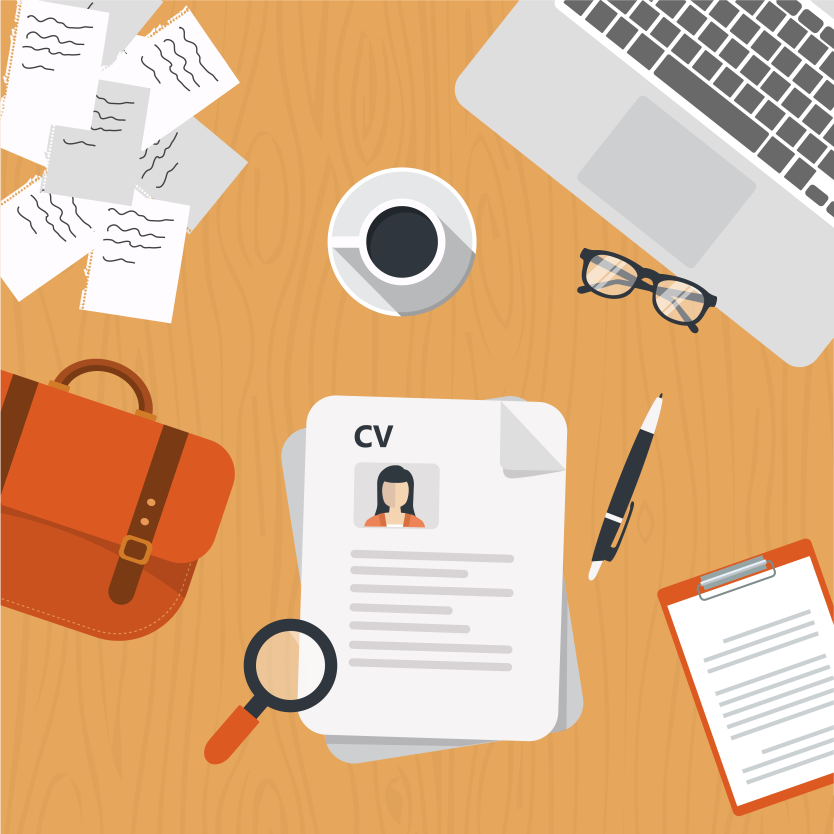
#> input picture original.jpg, 5004 x 5001 px (shown at 1/6 size)
$ jupyter execute hello.ipynb
#> lines starting #> are read from the running program, lines starting #| are printed output that depends on the picture; after the words box and inside, x2 and y2 are one past the last pixel; in counts of white or black regions, pixels touching at a corner belong together
# Image Processing using Python

[cell 1]
print("Getting started!")

## Getting Started with OpenCV

[cell 2]
import cv2
image=cv2.imread('original.jpg')
#> image is the input picture: shape (5001, 5004, 3); mean B, G, R 141.3, 180.8, 221.1

[cell 3]
#Reducing image size to let it fit into the screen properly
image = cv2.resize(image, (600,600))
#> image: shape (600, 600, 3)

#Displaying image
cv2.imshow('image', image)

#To close the image upon pressing 'q'
cv2.waitKey(0)
cv2.destroyAllWindows()

[cell 4]
#Converting RGB image to grayscale:
grey = cv2.cvtColor(image, cv2.COLOR_BGR2GRAY)
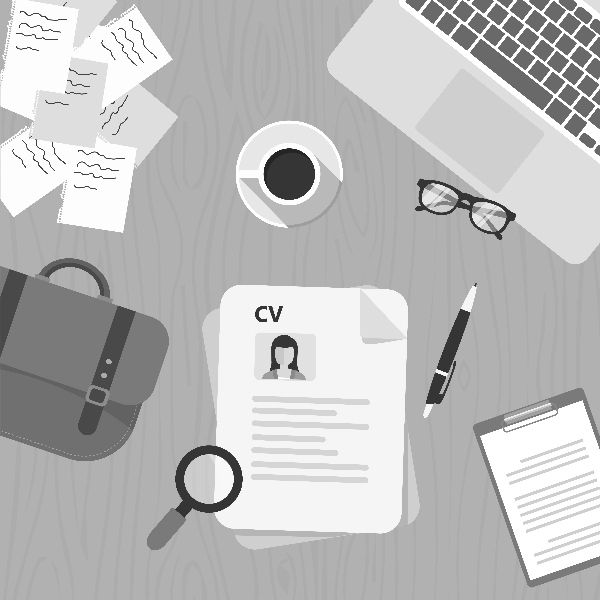
#> grey: shape (600, 600); min 36, max 255, mean 188.4

[cell 5]
#Writing greyscale image to disk:
cv2.imwrite('grey.jpg', grey)
#> Out = True

[cell 6]
#Converting RGB image to binary
# - first convert RGB To grey, pass it as first argument to threshold function
# - second argument gives threshold value
# - third argument specifies the value to which pixels having values above threshold should be converted
# - fourth gives the type of thresholding
ret, binary_img = cv2.threshold(grey,127,255,cv2.THRESH_BINARY)
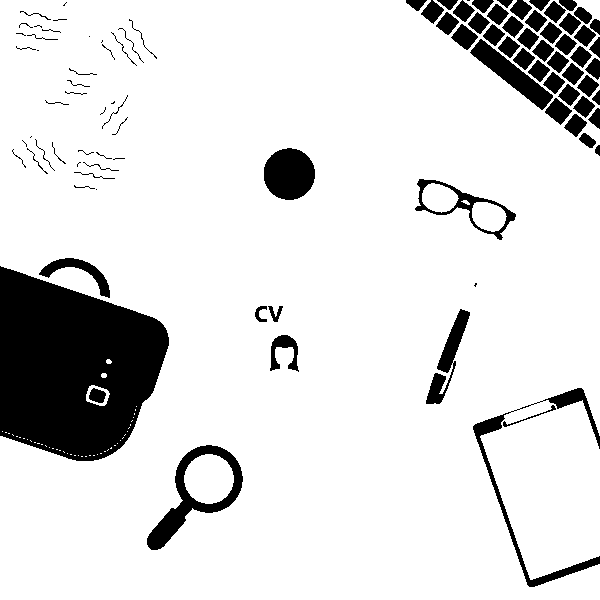
#> binary_img: shape (600, 600); 87% white; 96 black regions (19 under 20 px), largest, box (x1, y1, x2, y2) and area: (0, 266, 169, 461) 23664, (147, 445, 243, 550) 2591, (473, 388, 600, 587) 2231

#Displaying the new binary image:
cv2.imshow('binary', binary_img)
cv2.waitKey(0)
cv2.destroyAllWindows()

#Saving the binary image
cv2.imwrite('binary.jpg', binary_img)
#> Out = True

## Basics of thresholding

### Simple thresholding

[cell 7]
import cv2
import numpy as np
import matplotlib.pyplot as plt

# Using a shadowed image to study the difference in various thresholding methods:
img = cv2.imread('shadowed.jpeg')
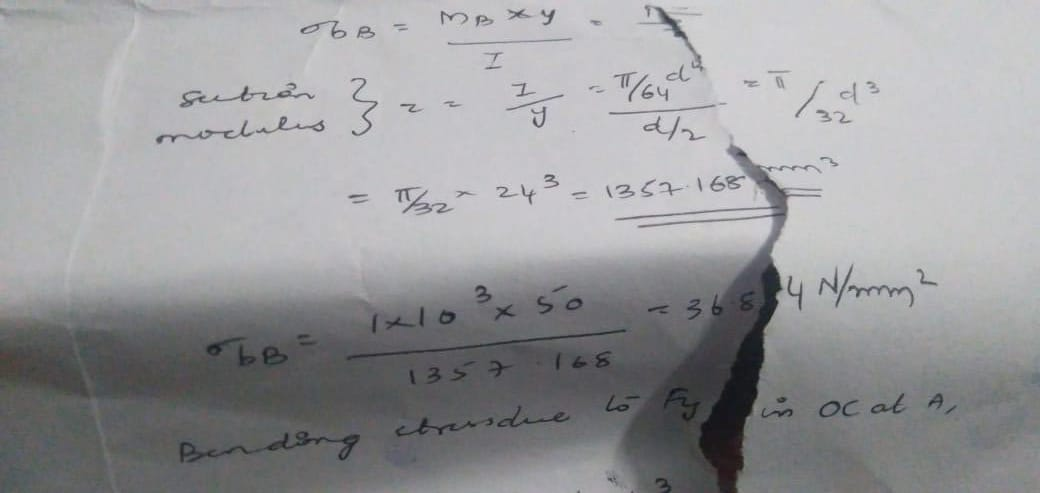
#> input picture shadowed.jpeg, 1040 x 493 px
#> img is the input picture: shape (493, 1040, 3); mean B, G, R 155.8, 153.5, 153.3
#Displaying image inline using matplotlib
plt.imshow(cv2.cvtColor(img, cv2.COLOR_BGR2RGB))

[cell 8]
#since thresholding is done only on greyscale images,
grey = cv2.cvtColor(img, cv2.COLOR_BGR2GRAY)
#> grey: shape (493, 1040)
#Displaying grey image
plt.imshow(cv2.cvtColor(grey, cv2.COLOR_BGR2RGB))

[cell 9]
#Applying simple binary thresholding
#  --this is the same as the earlier method to convert greyscale image to binary

ret, simple_binary = cv2.threshold(grey, 127, 255, cv2.THRESH_BINARY)
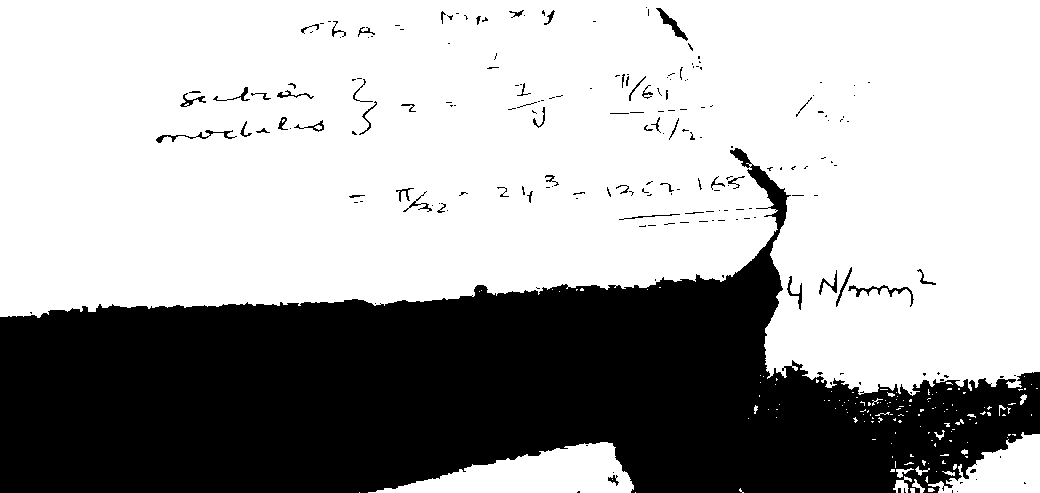
#> simple_binary: shape (493, 1040); 66% white; 203 black regions (152 under 20 px), largest, box (x1, y1, x2, y2) and area: (0, 148, 1040, 493) 170259, (848, 285, 914, 307) 259, (656, 8, 688, 41) 256
plt.imshow(cv2.cvtColor(simple_binary, cv2.COLOR_BGR2RGB))

[cell 10]
#Applying simple inverse binary thresholding

ret, simple_binary_inv = cv2.threshold(grey, 127, 255, cv2.THRESH_BINARY_INV)
plt.imshow(cv2.cvtColor(simple_binary_inv, cv2.COLOR_BGR2RGB))

[cell 11]
#Applying truncated thresholding

ret, trunc_thresh = cv2.threshold(grey, 127, 255, cv2.THRESH_TRUNC)
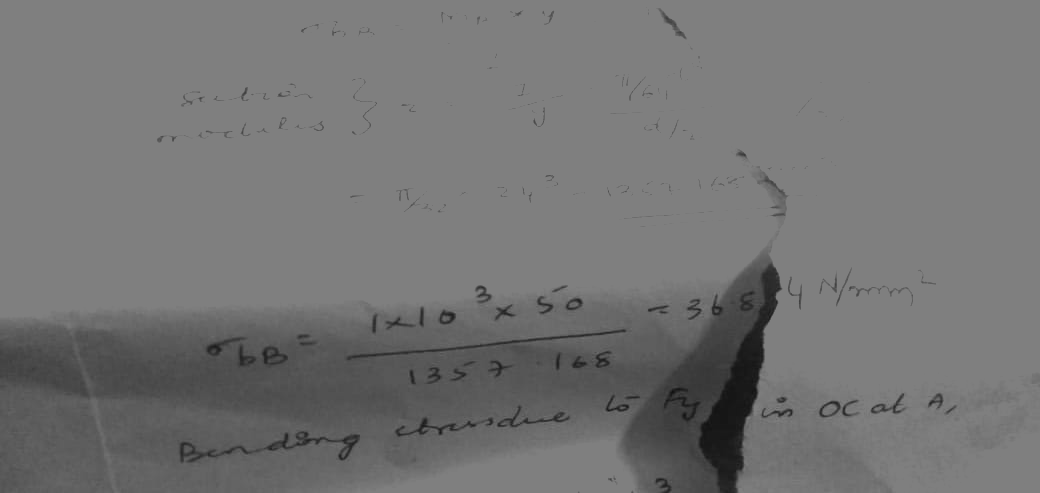
#> trunc_thresh: shape (493, 1040); min 16, max 127, mean 115.8
plt.imshow(cv2.cvtColor(trunc_thresh, cv2.COLOR_BGR2RGB))

[cell 12]
#Thresholding to Zero and its inverse

ret, thresh2zero = cv2.threshold(grey, 127, 255, cv2.THRESH_TOZERO)
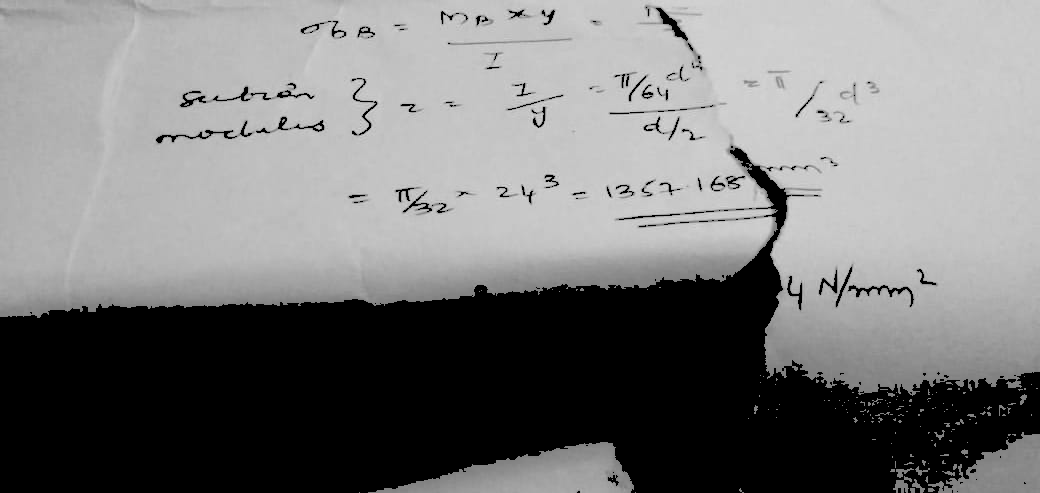
#> thresh2zero: shape (493, 1040); min 0, max 223, mean 121.7
ret, thresh2zero_inv = cv2.threshold(grey, 127, 255, cv2.THRESH_TOZERO_INV)
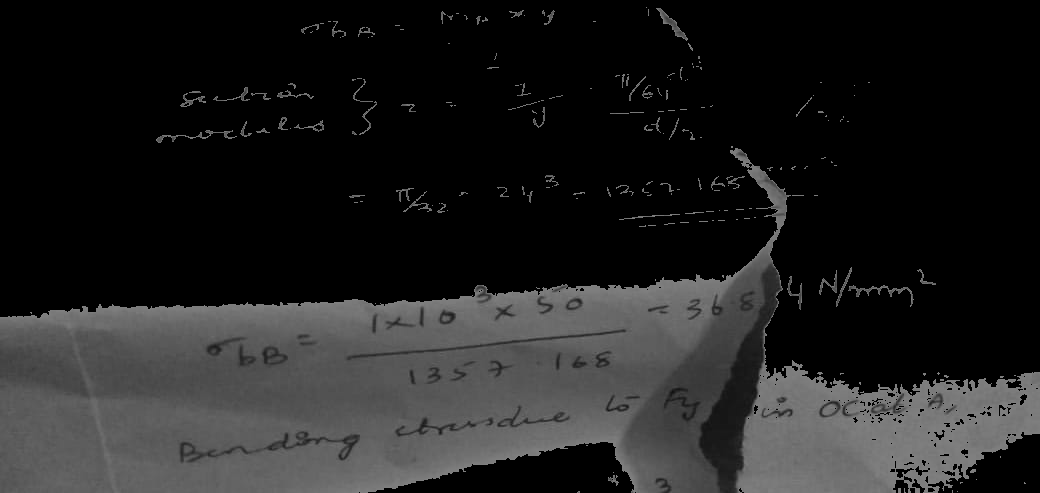
#> thresh2zero_inv: shape (493, 1040); min 0, max 127, mean 32

plt.imshow(cv2.cvtColor(thresh2zero, cv2.COLOR_BGR2RGB))
plt.show()
plt.imshow(cv2.cvtColor(thresh2zero_inv, cv2.COLOR_BGR2RGB))
plt.show()

### Adaptive Thresholding

- the method where threshold value is calculated for smaller regions.
- leads to different threshold values for different regions (accomodates shadows etc)

The syntax is:
cv2.adaptiveThreshold(source, maxVal, adaptiveMethod, thresholdType, blocksize, constant)

[cell 13]
#Applying adaptive thresholding

## Using method cv2.ADAPTIVE_THRESH_GAUSSIAN_C
adaptive_thresh1 = cv2.adaptiveThreshold(grey, 255, cv2.ADAPTIVE_THRESH_GAUSSIAN_C, cv2.THRESH_BINARY, 25, 13)
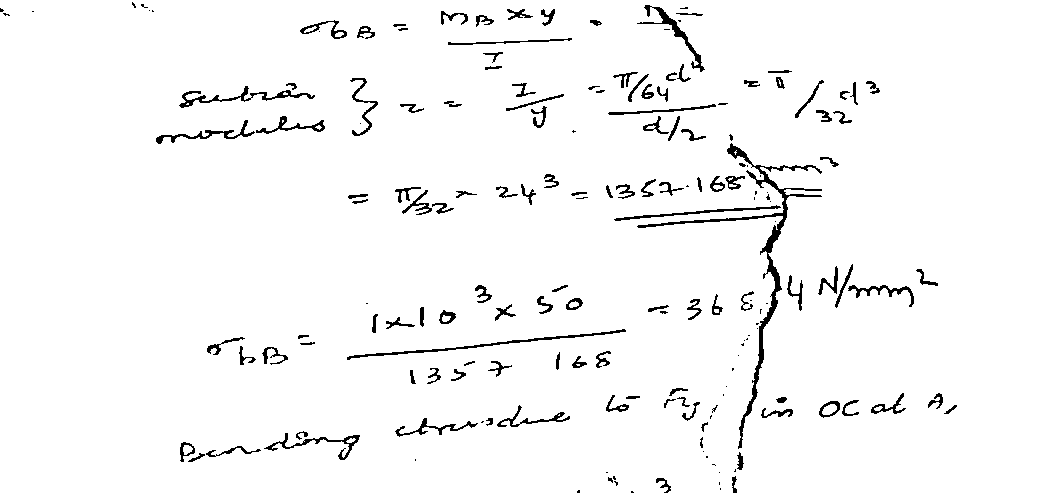
#> adaptive_thresh1: shape (493, 1040); 96.7% white; black in thin lines or dots
plt.imshow(cv2.cvtColor(adaptive_thresh1, cv2.COLOR_BGR2RGB))

[cell 14]
## Using method cv2.ADAPTIVE_THRESH_MEAN_C
adaptive_thresh2 = cv2.adaptiveThreshold(grey, 255, cv2.ADAPTIVE_THRESH_MEAN_C, cv2.THRESH_BINARY, 25, 13)
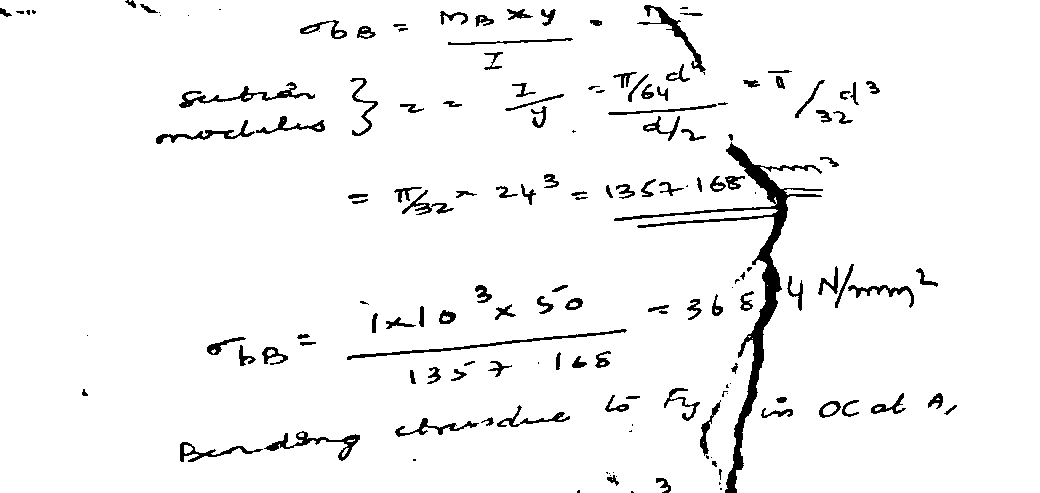
#> adaptive_thresh2: shape (493, 1040); 95.7% white; 159 black regions (40 under 20 px), largest, box (x1, y1, x2, y2) and area: (614, 142, 823, 493) 5215, (347, 329, 627, 360) 790, (179, 82, 315, 108) 721
plt.imshow(cv2.cvtColor(adaptive_thresh2, cv2.COLOR_BGR2RGB))

### Observations:

How to choose optimal value of blocksize and constant?
 - Increasing the blocksize seems to sharpen the image
 - Blocksize can only be odd numbers

## Appendix

#### Resizing window instead of the image

[cell 15]
#Since the image I took is of a high resolution, the image is stretched out on the window.
#Hence, a window is created and its size is set to (600,600) for reducing output window size, rather than the image itself
cv2.namedWindow('image',cv2.WINDOW_NORMAL)
cv2.resizeWindow('image', 600,600)

#Displaying image using imshow function:
cv2.imshow('image', image)

#To close the image upon pressing 'q'
cv2.waitKey(0)
cv2.destroyAllWindows()

#### Using MatPlotLIb to display images on Jupyter Notebook

[cell 16]
import matplotlib.pyplot as plt
plt.imshow(image)
plt.show()

- Tried using MatPlotLib to display images inline.
- Images do not appear to be accurately rendered
- This is because matplotlib reads images in RGB while opencv automatically considers BGR
- Possible solution: converting BGR to RGB before passing it to matplotlib
- ie: RGB_img = cv2.cvtColor(img, cv2.COLOR_BGR2RGB)

[cell 17]
plot_image = cv2.cvtColor(image, cv2.COLOR_BGR2RGB)
plt.imshow(plot_image)
plt.show()
